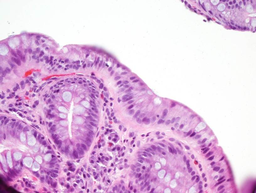
#> input picture imageClassification/SingleClassClassification/Code/Picture3-small.bmp, 256 x 193 px, shrunk from 816 x 614 before the run, found by its file name
$ jupyter execute VIP_A3_q1.ipynb
#> lines starting #> are read from the running program, lines starting #| are printed output that depends on the picture; after the words box and inside, x2 and y2 are one past the last pixel; in counts of white or black regions, pixels touching at a corner belong together
[cell 1]
import numpy as np
import cv2

[cell 2]
def common_data(list1,list2):
    if list2 == []:
        return -1,-1 # add all
    if list1 in list2:
        return -2,-2
    m=list1[0]
    n=list1[1]
    i,j=0,0
    for i in range(0,len(list2)):
        if(m in list2[i]):
            if(n in list2[i]):
                return -2,-2 # no action
            else:
                return n,i
        if(n in list2[i]):
            if(m in list2[i]):
                return -2,-2
            else:
                return m,i
    return -1,-1

[cell 3]
def find_connected_components(img):
    connected=[]
    temp=[]
    pixel=0
    m,n = img.shape
    for i in range(0,m):
        new = False
        for j in range(0,n):
            if(img[i][j] == 255):
                if(new == False):
                    if(img[i-1][j] !=0):
                        img[i][j] = img[i-1][j]
                    else:
                        pixel += 1
                        img[i][j] = pixel
                    new = True
                else:
                    img[i][j] = max(img[i][j-1],img[i-1][j])
                    if(img[i][j-1]!=0 and img[i-1][j] !=0 and img[i][j-1] != img[i-1][j]):
                        temp.append(img[i][j-1])
                        temp.append(img[i-1][j])
                        value,index = common_data(temp,connected)
                        if value == -1:
                            connected.append(temp)
                        elif index > 0:
                            connected[index].append(value)
                        temp=[]
            else:
                new = False
    return len(connected)

[cell 4]
def convert_image(img):
    m,n,p = img.shape
    newImg = np.zeros((m,n))
    for i in range(0,m-1):
        for j in range(0,n-1):
            if(240>img[i][j][2]>200 and 230>img[i][j][1]>200 and 250>img[i][j][0]>220):
                newImg[i][j] = 255
    return newImg

[cell 5]
def errosion(img,x,y,blockSize):
    for j in range(0,blockSize):
        for i in range(0,blockSize):
            if(img[x+j][y+i] != 255):
                return 0
    return 255

[cell 6]
def dilation(img,x,y,blockSize):
    for j in range(0,blockSize):
        for i in range(0,blockSize):
            if((x+j) < len(img) and (y+i) < len(img[0])):
                if(img[x+j][y+i] == 255):
                    return 255
    return 0

[cell 7]
def apply_morphologicalOperation(img, blockSize,operation):
    m,n = img.shape
    newImg = np.zeros((m,n))
    for i in range(0,m-1):
        for j in range(0,n-1):
            if(operation == "errosion"):
                newImg[i][j] = errosion(img,i,j,blockSize)
            if(operation == "dilation"):
                newImg[i][j] = dilation(img,i,j,blockSize)
    return newImg

[cell 8]
def Find_threshold(img,threshold):
    group1=[]
    group2=[]
    for i in img:
        for j in i:
            if j > threshold:
                group2.append(j)
            else:
                group1.append(j)
    avg1 = sum(group1)/len(group1)
    avg2 = sum(group2)/len(group2)
    new_threshold = (avg1+avg2)/2
    #print(new_threshold)
    if(new_threshold == threshold):
        return new_threshold
    return Find_threshold(img,new_threshold)

[cell 9]
def findEdges(img):
    newImg = np.zeros((len(img),len(img[0])))
    matrix_y = [[1,2,1],
        [0,0,0],
        [-1,-2,-1]]
    matrix_x = [[1,0,-1],
        [2,0,-2],
        [1,0,-1]]
    threshold = Find_threshold(img,0)
    for x in range(0,(len(img)-1)):
        for y in range(0,(len(img[0])-1)):
            s= [[img[x-1][y-1],img[x][y-1],img[x+1][y-1]],
                [img[x-1][y],img[x][y],img[x+1][y]],
                [img[x-1][y+1],img[x][y+1],img[x+1][y+1]]]
            gradient_x = calculateGradient(s,matrix_x)
            gradient_y = calculateGradient(s,matrix_y)
            gradient = ((gradient_x **2)+(gradient_y**2))**0.5
            if(gradient > threshold):
                newImg[x][y] = 255
    return newImg

[cell 10]
def calculateGradient(matrix1,matrix2):
    s=0
    for x,y in zip(matrix1,matrix2):
        for a,b in zip(x,y):
            s = s+(a*b)
    return s

[cell 11]
def labelImg(img,edgedImg):
    m,n = edgedImg.shape
    for i in range(0,m-1):
        for j in range(0,n-1):
            if(edgedImg[i][j] == 255):
                img[i][j] = 0
    return img

[cell 12]
img = cv2.imread("Picture3-small.bmp")
#> img is the input picture: shape (193, 256, 3); mean B, G, R 222.5, 188.6, 223.3
abnormal_cells = convert_image(np.copy(img))
#> after the loop in convert_image, `for i in range(0,m-1):`:
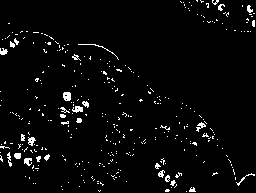
#> newImg: shape (193, 256) float64; 3.4% white in thin lines or dots
errotedImg = apply_morphologicalOperation(abnormal_cells,4,"errosion")
#> after the loop in apply_morphologicalOperation, `for i in range(0,m-1):`:
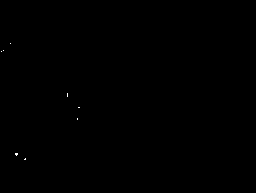
#> newImg: shape (193, 256) float64; 0.04% white in thin lines or dots, all inside (x1, y1, x2, y2) = (1, 43, 80, 160)
dilatedImg = apply_morphologicalOperation(errotedImg,5,"dilation")
#> call 2 of apply_morphologicalOperation, with blockSize = 5, operation = 'dilation'
#> after the loop in apply_morphologicalOperation (call 2), `for i in range(0,m-1):`:
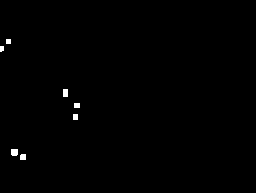
#> newImg: shape (193, 256) float64; 0.46% white; 7 white regions, largest, box (x1, y1, x2, y2) and area: (11, 149, 18, 156) 47, (63, 89, 68, 97) 40, (20, 154, 26, 160) 35
edgedImg = findEdges(np.copy(dilatedImg))
#> in findEdges, `newImg = np.zeros((len(img),len(img[0])))`: newImg: shape (193, 256) float64; every value is 0
#> after the loop in Find_threshold, `for i in img:`: group1 = 49179 items; group2 = 229 values from 255 to 255
#> in Find_threshold, `avg1 = sum(group1)/len(group1)`: avg1 = 0
#> in Find_threshold, `avg2 = sum(group2)/len(group2)`: avg2 = 255
#> in Find_threshold, `new_threshold = (avg1+avg2)/2`: new_threshold = 127.5
#> the loop in findEdges, `for x in range(0,(len(img)-1)):` made 192 passes
#> after the loop in findEdges, `for x in range(0,(len(img)-1)):`:
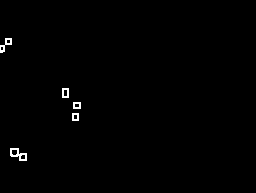
#> newImg: shape (193, 256) float64; 0.64% white in thin lines or dots, all inside (x1, y1, x2, y2) = (0, 38, 81, 161)
labeledImg = labelImg(img,edgedImg)
cv2.imwrite("labeledImg.jpg",labeledImg)
#> Out = True

[cell 13]
components = find_connected_components(dilatedImg)

[cell 14]
print("Number of abnormal cells is "+str(components))
#| Number of abnormal cells is 1
